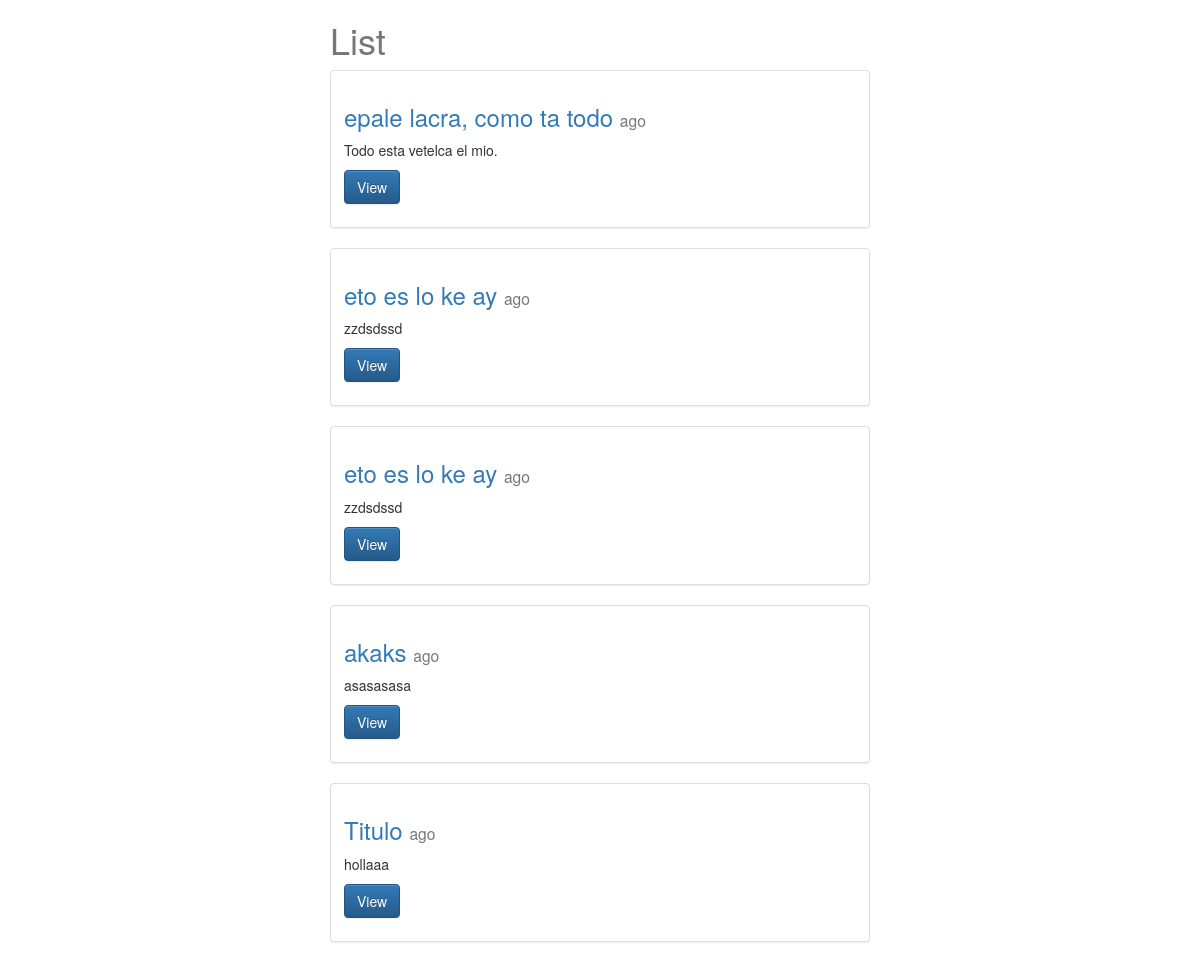
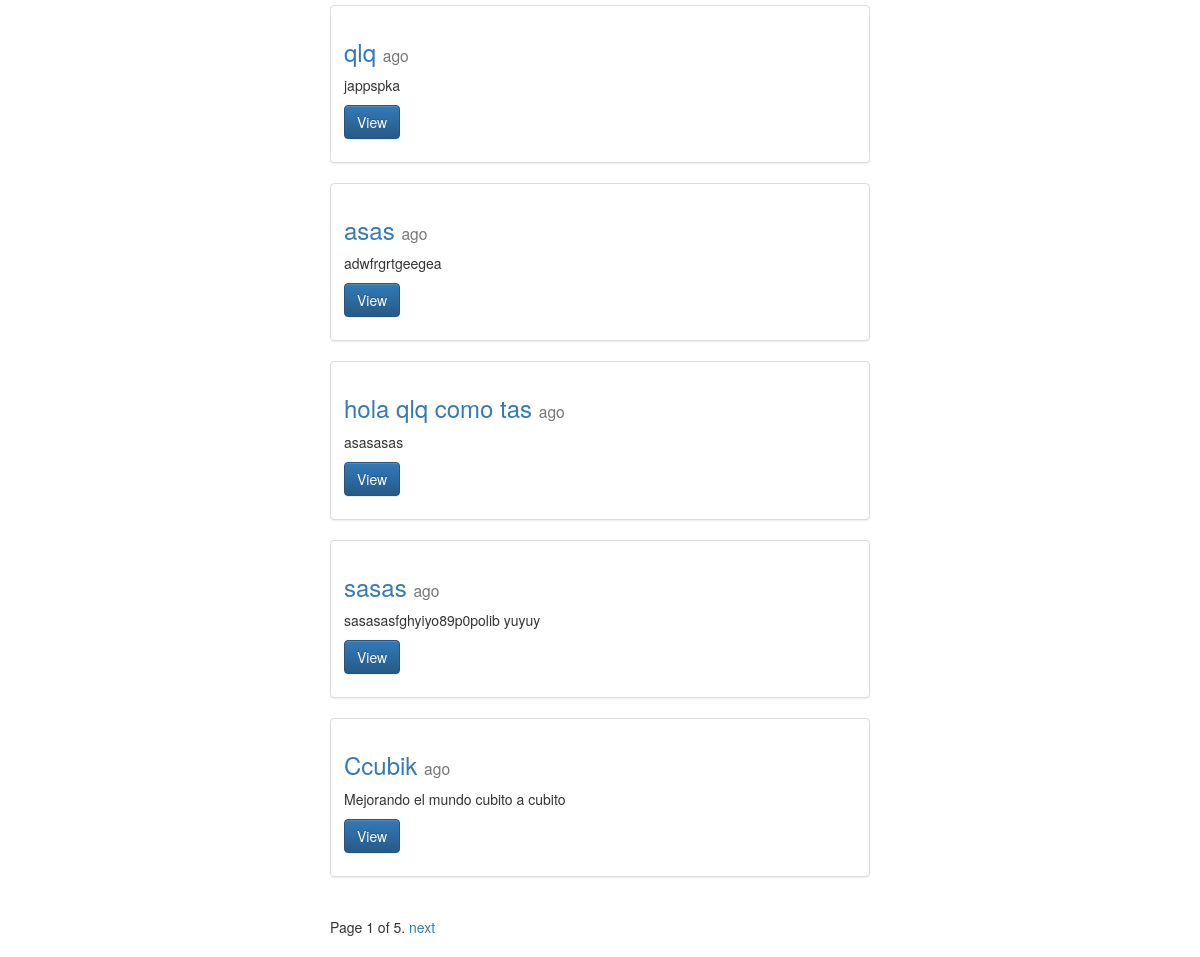
/posts/, run on an earlier commit of the app's database (2 pictures, top to bottom).
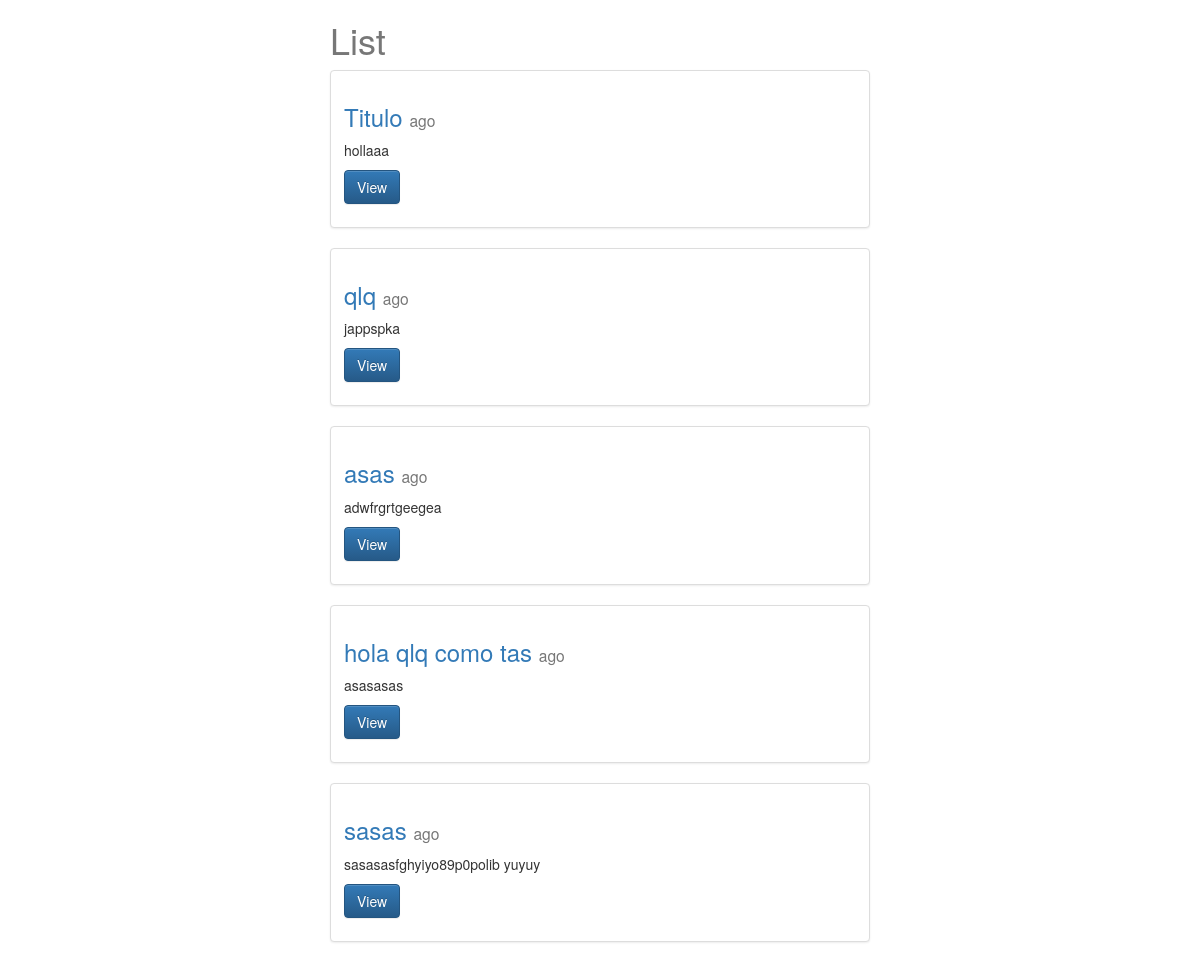
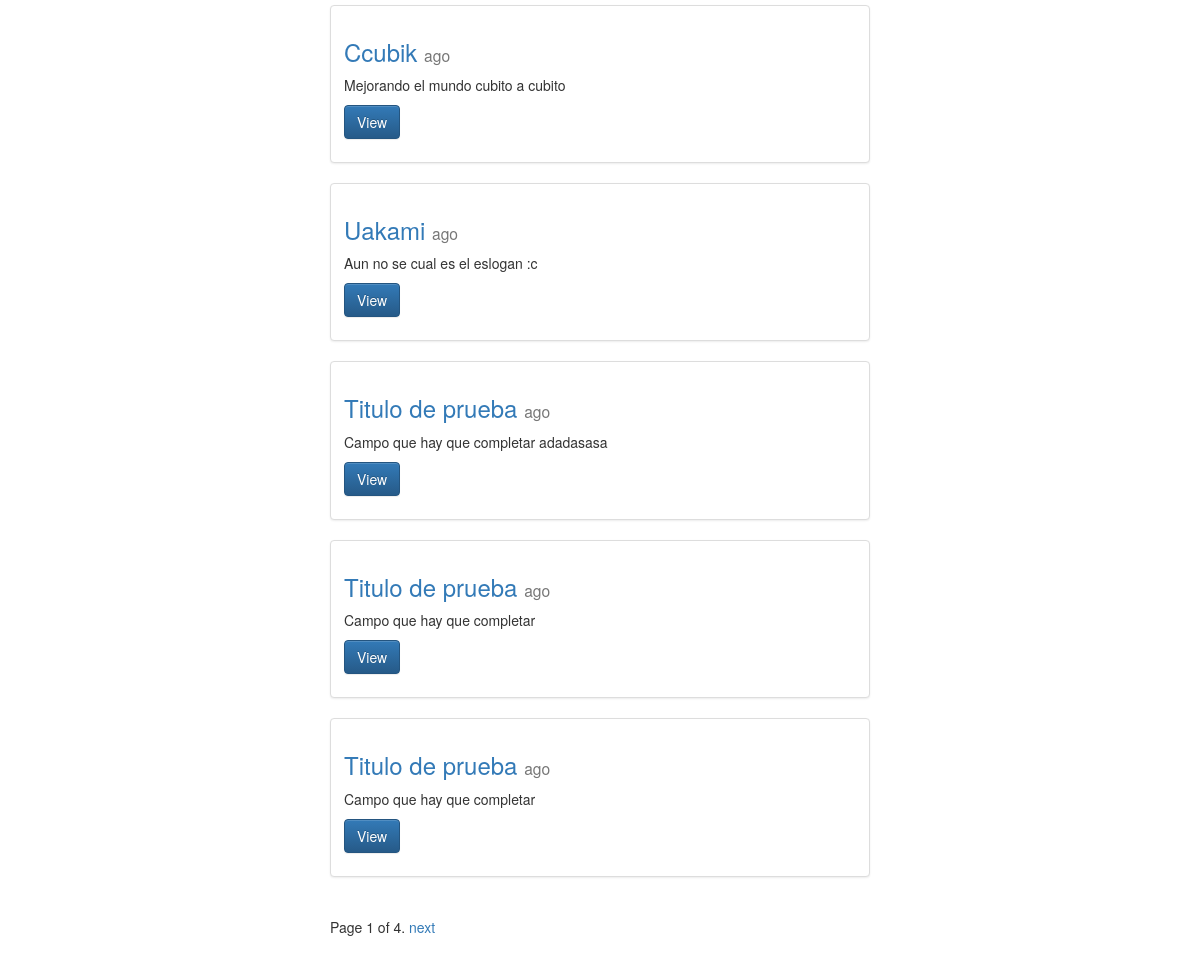
And on a later commit of the database (2 pictures, top to bottom).
### posts/models.py (models this page shows, shortened)
class Post(models.Model):
    title = models.CharField(max_length=120)
    image = models.ImageField(upload_to=upload_location,
            null=True,
            blank=True,
            width_field="width_field",
            height_field="height_field")
    height_field = models.IntegerField(default=0)
    width_field = models.IntegerField(default=0)
    content = models.TextField()
    updated = models.DateTimeField(auto_now=True, auto_now_add=False)
    timestamp = models.DateTimeField(auto_now=False, auto_now_add=True)
    def get_absolute_url(self):
        return reverse("posts:detail", kwargs={"id": self.id})
    class Meta:
        ordering = ["-timestamp", "-updated"]

### posts/views.py (the view)
def post_list(request):
	queryset_list = Post.objects.all() #.order_by("-timestamp")
	paginator = Paginator(queryset_list, 10) # Show 25 contacts per page
	page_request_var = "page"
	page = request.GET.get(page_request_var)
	try:
		queryset = paginator.page(page)
	except PageNotAnInteger:
		queryset = paginator.page(1)
	except EmptyPage:
		queryset = paginator.page(paginator.num_pages)
	context = {
		"object_list": queryset,
		"title": "List",
		"page_request_var": page_request_var
	}
	return render(request, "post_list.html", context)

### templates/post_list.html (shortened to what this page needs)
{% extends "base.html" %}
{% block content %}
<div class='col-sm-6 col-sm-offset-3'>
    <h1>{{ title }}</h1>
{% for obj in object_list %}
<div class="row">
  <div class="col-sm-12">
    <div class="thumbnail">
      <div class="caption">
        <h3><a href='{{ obj.get_absolute_url }}'>{{ obj.title }}</a> <small>{{ obj.timestamp|timesince }} ago</small></h3>
        <p>{{ obj.content|linebreaks|truncatechars:120 }}</p>
        <p><a href="{{ obj.get_absolute_url }}" class="btn btn-primary" role="button">View</a></p>
      </div>
    </div>
  </div>
</div>
{% endfor %}
<div class="pagination">
    <span class="step-links">
        <span class="current">
            Page {{ object_list.number }} of {{ object_list.paginator.num_pages }}.
        </span>
        {% if object_list.has_next %}
            <a href="?{{ page_request_var }}={{ object_list.next_page_number }}">next</a>
        {% endif %}
    </span>
</div>
</div>
{% endblock content %}

### templates/base.html (shortened to what this page needs)
{% load staticfiles %}
<html>
<head>
<link rel="stylesheet" href="https://maxcdn.bootstrapcdn.com/bootstrap/3.3.6/css/bootstrap.min.css">
<link rel="stylesheet" href="https://maxcdn.bootstrapcdn.com/bootstrap/3.3.6/css/bootstrap-theme.min.css">
<link rel='stylesheet' href='{% static "css/base.css" %}' />
</head>
<body>
<div class='container'>
{% block content %}{% endblock content %}
</div>
</body>
</html>

### static/css/base.css (style rules this page uses)
h1 { color: #777777; }

What changed in the data, as far as the page shows it:
removed Post: title "epale lacra, como ta todo", content "Todo esta vetelca el mio."
removed Post: title "eto es lo ke ay", content "zzdsdssd"
removed Post: title "eto es lo ke ay", content "zzdsdssd"
removed Post: title "akaks", content "asasasasa"
now on this page (row unchanged): Post: title "Uakami", content "Aun no se cual es el eslogan :c"
now on this page (row unchanged): Post: title "Titulo de prueba", content "Campo que hay que completar adadasasa"
now on this page (row unchanged): Post: title "Titulo de prueba", content "Campo que hay que completar"
now on this page (row unchanged): Post: title "Titulo de prueba", content "Campo que hay que completar"
Also different on the page:
{{ object_list.paginator.num_pages }}: "5" → "4"
